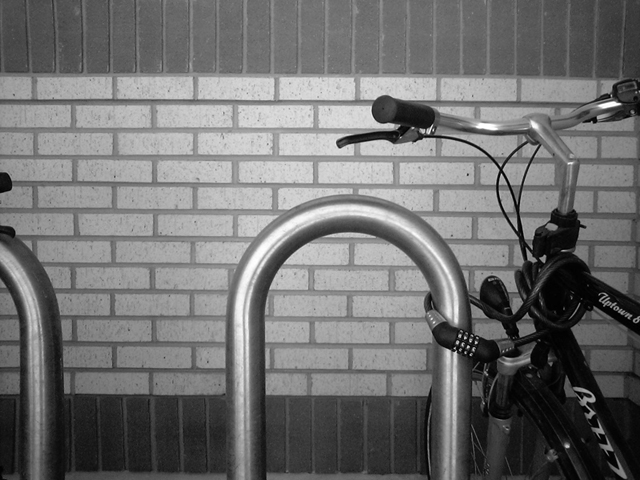
#> input picture opencv/edge/bike.jpg, 640 x 480 px
$ python sobel.py   (older library calls are emulated)
#> lines starting #> are read from the running program, lines starting #| are printed output that depends on the picture
import numpy
import scipy
from scipy import ndimage

im = scipy.misc.imread('bike.jpg')
#> im is the input picture: shape (480, 640); min 0, max 255, mean 112.2
im = im.astype('int32')
dy = ndimage.sobel(im, 0)  # vertical derivative
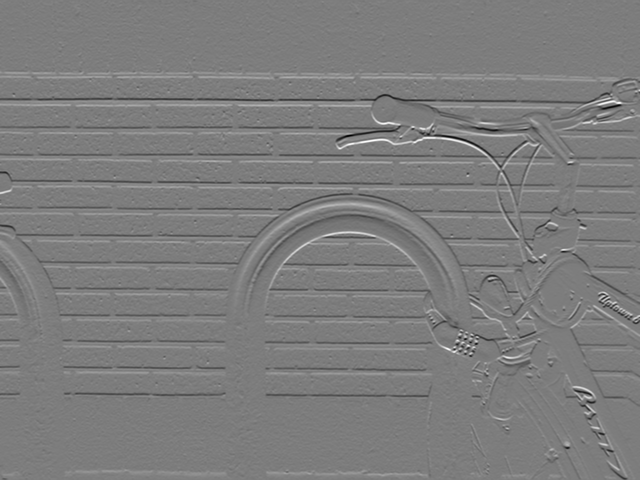
#> dy: shape (480, 640) int32; min -747, max 773, mean -0.4; drawn with min black and max white
dx = ndimage.sobel(im, 1)  # horizontal derivative
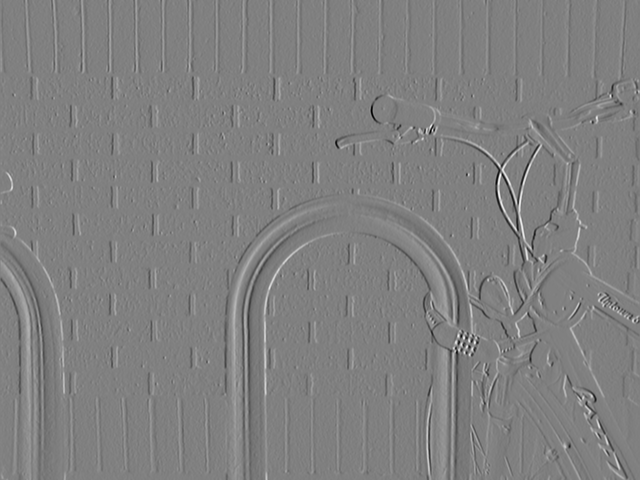
#> dx: shape (480, 640) int32; min -773, max 762, mean -0.4; drawn with min black and max white
mag = numpy.hypot(dx, dy)  # magnitude
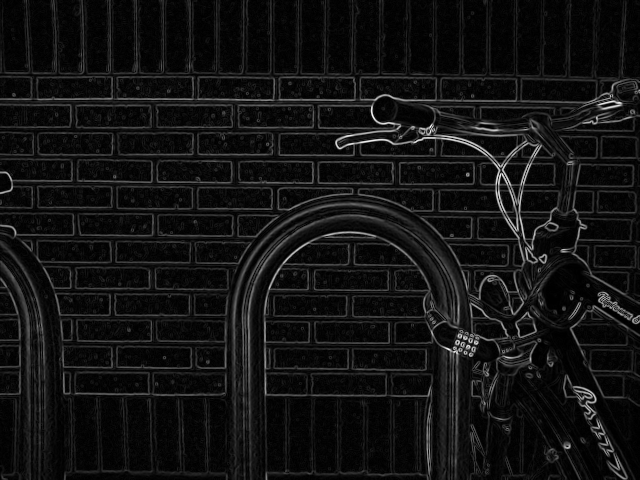
#> mag: shape (480, 640) float64; min 0, max 824, mean 61.6; drawn with min black and max white
mag *= 255.0 / numpy.max(mag)  # normalize (Q&D)
scipy.misc.imsave('sobel.jpg', mag)
